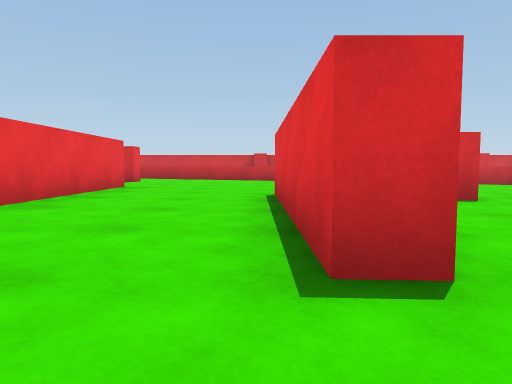
View 1 (above)

22 first-person views from a walk through a scene from a Unity 3-D project. The camera is 0.45 m above the floor, tilts 4° down and sees 70° across. The floor is counted in squares, 1 m on a side. Each view is taken from the middle of a square. On the plan, view 1 faces up. The plan holds only what a view shows up to about 9 squares ahead; the rest is blank. The player is left out.

View 2
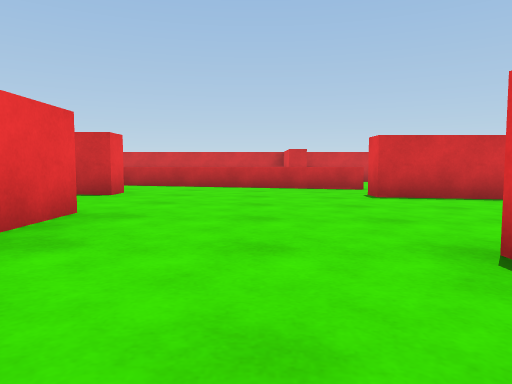

View 3
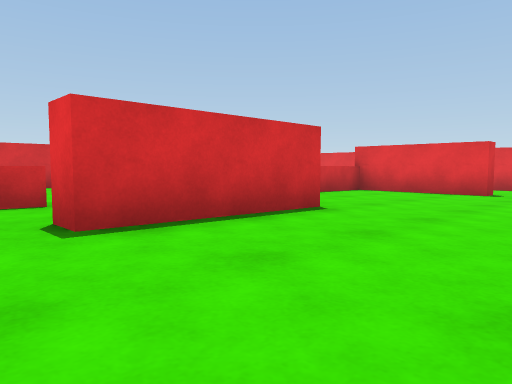

View 4
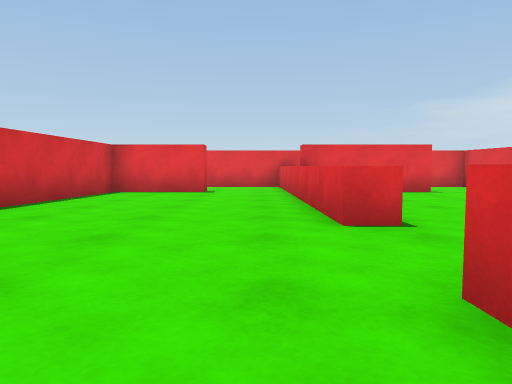

View 5
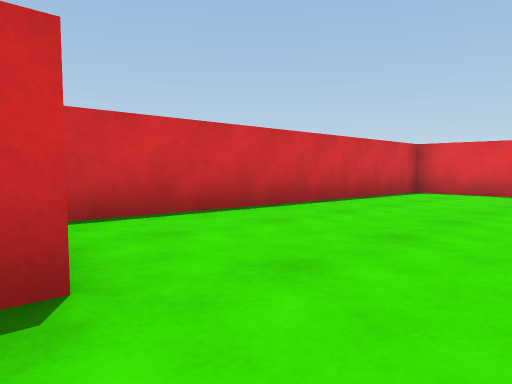

View 6
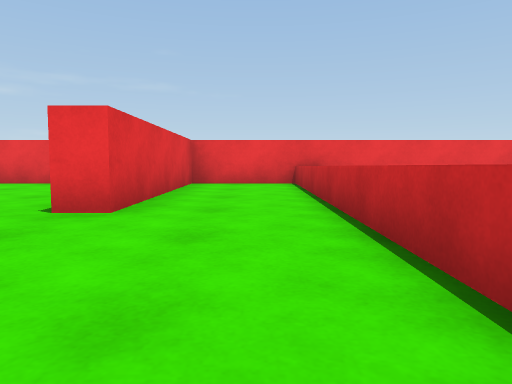

View 7
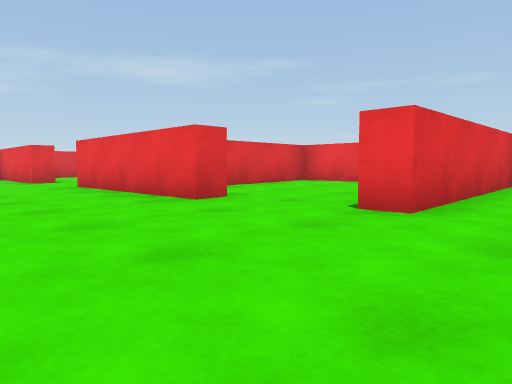

View 8
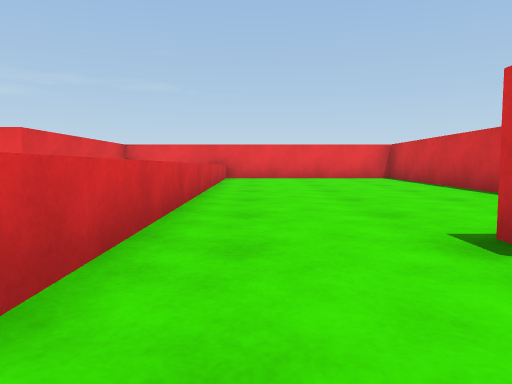

View 9
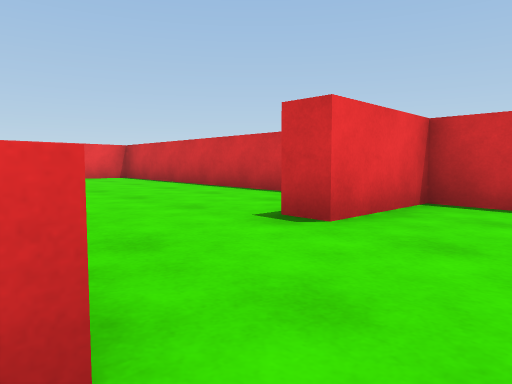

View 10
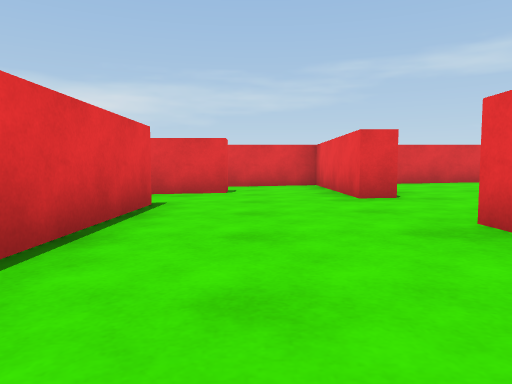

View 11
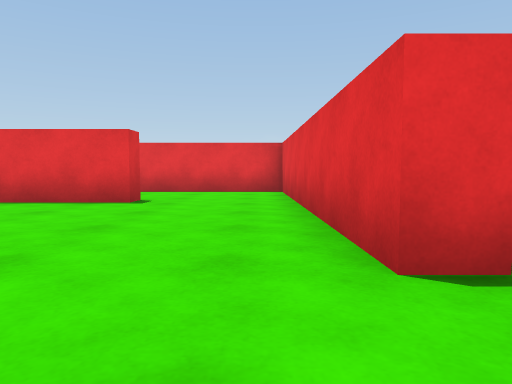

View 12
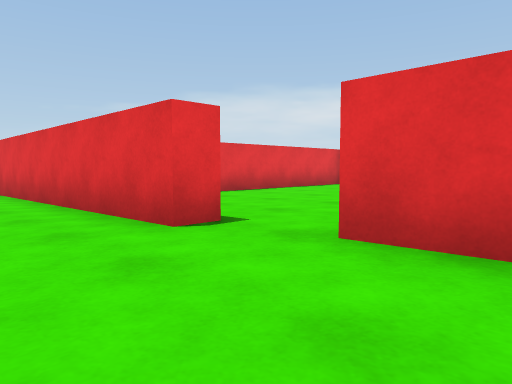

View 13
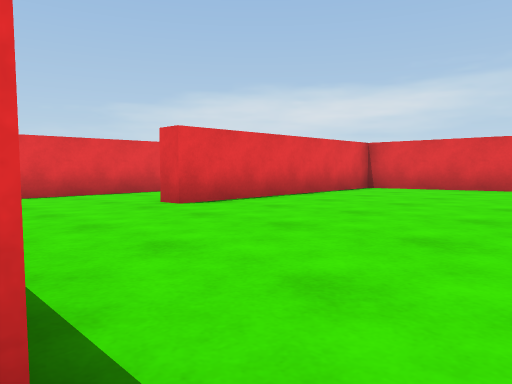

View 14
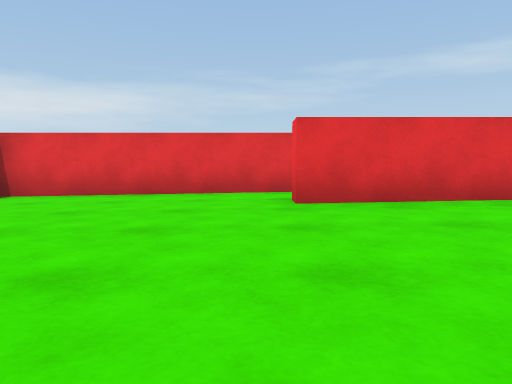

View 15
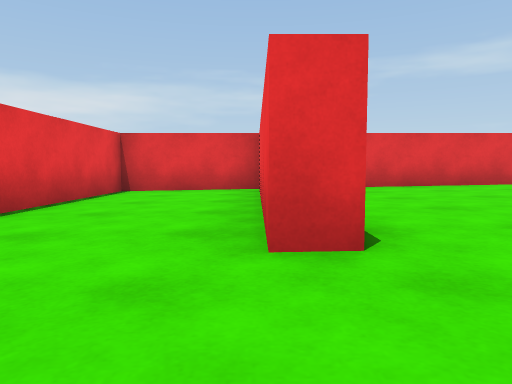

View 16
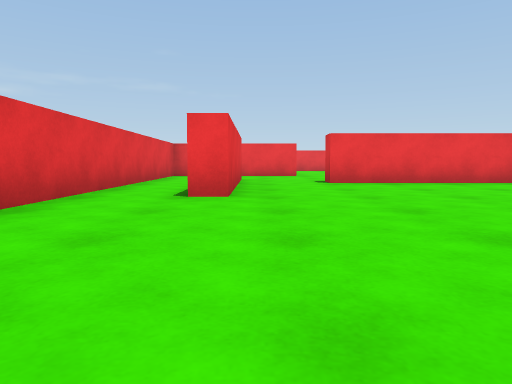

View 17
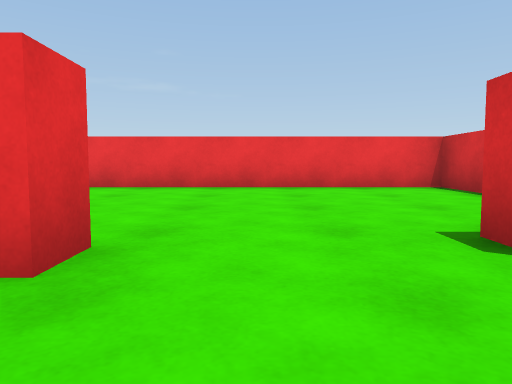

View 18
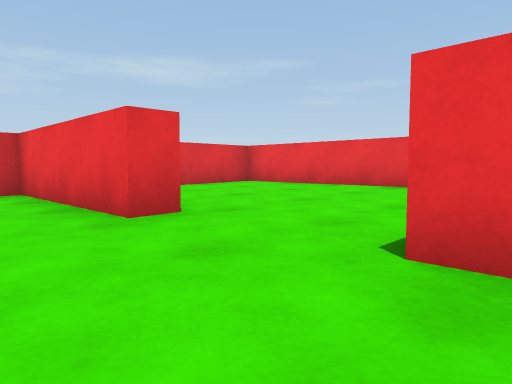

View 19
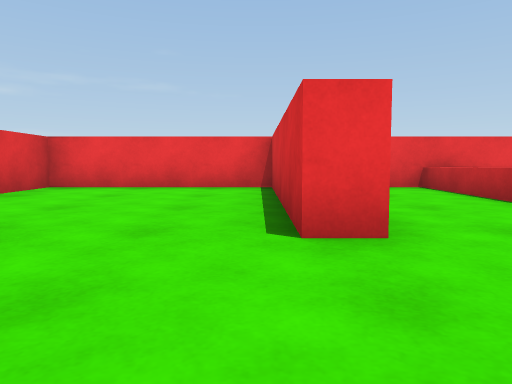

View 20
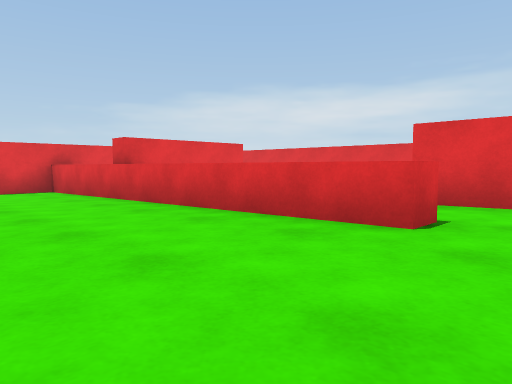

View 21
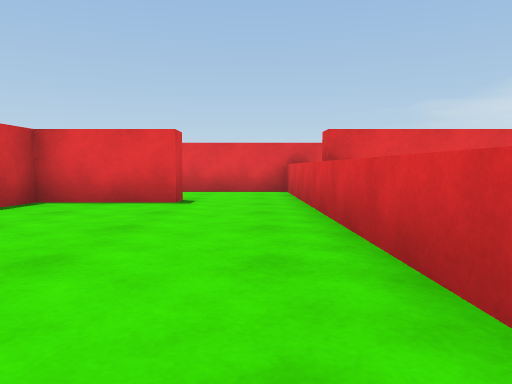

View 22
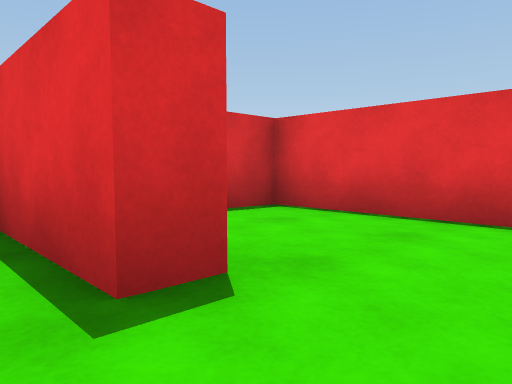

### Floor plan
Key: @ floor where view 1 was taken; # wall or solid block; . main floor; : floor 0.05 m higher than the main floor; - floor 0.05 m lower than the main floor; + floor 0.1 m higher than the main floor; _ floor 0.1 m lower than the main floor; * floor 0.15 m higher than the main floor; % floor 0.2 m higher than the main floor; ^ raised ledge.
Columns run from 7 left of view 1 to 12 right of it. Each row starts with its distance up from view 1.
 17 ###### ########## ##
 16 #%%***+#+:::...-#-_#
 15 #%%***+#+:::...-#-_#
 14 #%%***+++:::...---_#
 13 #%%***+++:::...---_#
 12 #^^^^^^^^:^^^^^^####
 11 #%%***+++:::...-#  #
 10 ####**++###:...-#  #
  9 #%%***+++:::...-#-_#
  8 #%%***+++:::...---_#
  7 #%%*#*+++:::...---_#
  6 #%%*#*++###:########
  5 #####*++#:::...--- #
  4 #%%*#*++#:::...---_#
  3 #%%***++#:::...-#-_#
  2 #%%***++#:::...-#-_#
  1 #%%*#*+++:::...-#-_#
  0 #%%*#*+@+:::...-#-_#
 -1 #%%*#*+####:...-#-_#
 -2 #%%*#*+++:::...-#-_#
 -3 ####################

Where each view was taken, in squares from view 1:
view 1: 0 up, 0 right, facing up
view 2: 4 up, 1 left, facing up
view 3: 7 up, 0 right, facing up-right
view 4: 13 up, 0 right, facing right
view 5: 13 up, 0 right, facing up-right
view 6: 11 up, 0 right, facing left
view 7: 11 up, 0 right, facing down-left
view 8: 13 up, 2 right, facing left
view 9: 12 up, 2 right, facing up-left
view 10: 6 up, 1 left, facing down
view 11: 7 up, 3 right, facing right
view 12: 8 up, 2 right, facing down-right
view 13: 6 up, 4 right, facing down-right
view 14: 4 up, 4 right, facing down
view 15: 5 up, 9 right, facing down
view 16: 0 up, 8 right, facing left
view 17: 2 up, 1 left, facing left
view 18: 4 up, 1 left, facing down-left
view 19: 9 up, 1 left, facing left
view 20: 15 up, 2 right, facing down-right
view 21: 13 up, 3 right, facing right
view 22: 13 up, 8 right, facing up-right
